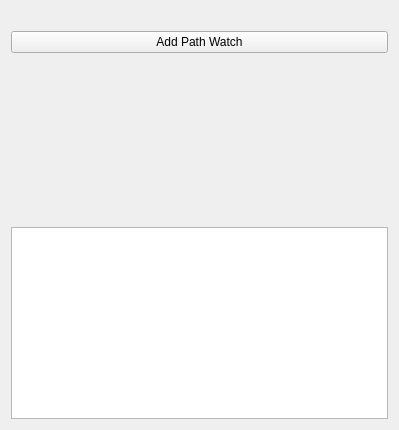
<?xml version="1.0" encoding="UTF-8"?>
<ui version="4.0">
 <class>SMainForm</class>
 <widget class="QWidget" name="SMainForm">
  <property name="geometry">
   <rect>
    <x>0</x>
    <y>0</y>
    <width>399</width>
    <height>430</height>
   </rect>
  </property>
  <property name="windowTitle">
   <string>Form</string>
  </property>
  <layout class="QGridLayout" name="gridLayout">
   <item row="0" column="0">
    <widget class="QLabel" name="m_user">
     <property name="text">
      <string/>
     </property>
     <property name="scaledContents">
      <bool>false</bool>
     </property>
    </widget>
   </item>
   <item row="3" column="0">
    <widget class="QTextBrowser" name="m_cmdWindow"/>
   </item>
   <item row="1" column="0">
    <widget class="QPushButton" name="addPathButton">
     <property name="text">
      <string>Add Path Watch</string>
     </property>
    </widget>
   </item>
   <item row="2" column="0">
    <spacer name="verticalSpacer">
     <property name="orientation">
      <enum>Qt::Vertical</enum>
     </property>
     <property name="sizeHint" stdset="0">
      <size>
       <width>20</width>
       <height>40</height>
      </size>
     </property>
    </spacer>
   </item>
  </layout>
 </widget>
 <resources/>
 <connections/>
</ui>
